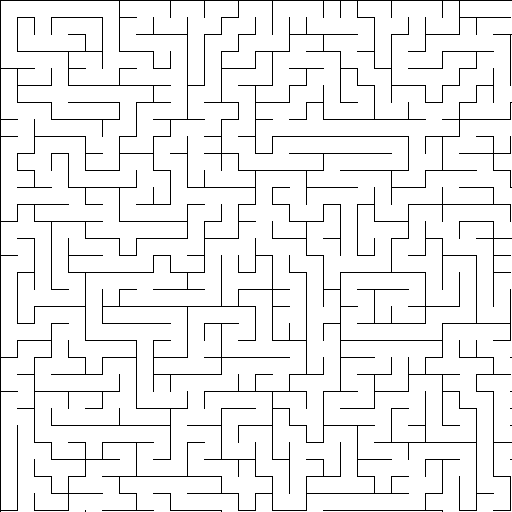
#> input picture map_pipeline/data/input/maze-maze512-16-0.png, 512 x 512 px; its folder holds only this picture in this run
$ python compare_algorithms.py
#> lines starting #> are read from the running program, lines starting #| are printed output that depends on the picture
### path_planner/src/planners/a_star.py
import heapq
from ..planner_base import GlobalPlanner

def manhattan_distance(a, b):
    """计算两点行列差绝对值之和，作为四邻接 A* 的启发式估计。"""
    return abs(a[0] - b[0]) + abs(a[1] - b[1])

class AStarPlanner(GlobalPlanner):
    def plan(self, start, goal):
        """在四邻接空闲栅格上执行 A*，回溯起点到终点的路径；不可达时返回空列表。"""
        rows, cols = self.grid.shape
        neighbors = [(1,0),(-1,0),(0,1),(0,-1)]
        open_heap = []
        heapq.heappush(open_heap, (0 + manhattan_distance(start, goal), 0, start))
        came_from = {}
        g = {start: 0}
        while open_heap:
            f, g_curr, current = heapq.heappop(open_heap)
            if current == goal:
                path = []
                node = current
                while node in came_from:
                    path.append(node)
                    node = came_from[node]
                path.append(start)
                path.reverse()
                return path
            for dx, dy in neighbors:
                nx, ny = current[0]+dx, current[1]+dy
                if 0 <= nx < rows and 0 <= ny < cols and self.grid[nx, ny] == 0:
                    tentative_g = g[current] + 1
                    if tentative_g < g.get((nx, ny), float('inf')):
                        came_from[(nx, ny)] = current
                        g[(nx, ny)] = tentative_g
                        f_val = tentative_g + manhattan_distance((nx, ny), goal)
                        heapq.heappush(open_heap, (f_val, tentative_g, (nx, ny)))
        return []

### path_planner/src/planners/rrt.py
from __future__ import annotations

"""
基于快速随机树（RRT）的全局路径规划器（栅格版本）
在栅格地图上随机采样，逐步扩展树结构，直到找到连接目标的无碰撞路径。
"""

import math
import numpy as np
from typing import Tuple
from ..planner_base import GlobalPlanner, Path
from ..grid_utils import line_of_sight

class RRTPlanner(GlobalPlanner):
    def __init__(self, grid: np.ndarray, max_iter: int = 2000, step_size: float = 5.0,
                 goal_sample_rate: float = 0.1, seed: int | None = None):
        """
        :param grid: 栅格地图，0=空闲，1=障碍
        :param max_iter: 最大迭代次数
        :param step_size: 扩展步长（栅格单位）
        :param goal_sample_rate: 直接采样目标的概率（0~1）
        """
        super().__init__(grid, seed=seed)
        self.max_iter = max_iter
        self.step_size = step_size
        self.goal_sample_rate = goal_sample_rate
        self.rows, self.cols = grid.shape

    def _sample_free(self):
        """随机采样一个自由栅格点，加入迭代上限防止全障碍物时死循环"""
        max_attempts = self.rows * self.cols * 10
        for _ in range(max_attempts):
            r = self.rng.randint(0, self.rows - 1)
            c = self.rng.randint(0, self.cols - 1)
            if self.grid[r, c] == 0:
                return (r, c)
        # 兜底：线性扫描找第一个自由格子
        for r in range(self.rows):
            for c in range(self.cols):
                if self.grid[r, c] == 0:
                    return (r, c)
        raise RuntimeError("地图中没有空闲栅格，无法采样")

    def _distance(self, p1, p2):
        """计算两个行列坐标之间的欧氏距离，单位为栅格。"""
        return math.hypot(p1[0]-p2[0], p1[1]-p2[1])

    def _nearest_node(self, tree_nodes, point):
        """返回离 point 最近的坐标及其索引"""
        idx = min(range(len(tree_nodes)),
                key=lambda i: self._distance(tree_nodes[i][0], point))
        return tree_nodes[idx][0], idx   # 返回 (坐标, 索引)

    # [69 lines left out: functions _steer, _extension, plan, _extract_path, not called in this run]

### path_planner/src/planners/rrt_star.py
from __future__ import annotations

"""
基于 RRT* 的全局路径规划器（栅格版本）
继承 RRT，在其基础上增加重选父节点和重布线，使路径渐进最优。
"""

import time
from typing import Tuple
from .rrt_adaptive import RRTAdaptivePlanner
from ..planner_base import Path
from ..grid_utils import line_of_sight


class RRTStarPlanner(RRTAdaptivePlanner):
    """RRT* = RRT + choose_parent + rewire。继承 _sample_free / _distance / _nearest_node / _steer。"""

    def __init__(self, grid, max_iter: int = 2000, step_size: float = 5.0,
                 goal_sample_rate: float = 0.1, search_radius: float = 10.0,
                 seed: int | None = None, adaptive_step: bool = False,
                 optimize_iterations: int | None = None, search_time_s: float = 0.0,
                 optimize_time_s: float = 0.0):
        """配置 RRT* 邻域半径、可选自适应步长及首解搜索和后续优化预算。"""
        super().__init__(grid, max_iter=max_iter, step_size=step_size,
                         goal_sample_rate=goal_sample_rate, seed=seed, adaptive_step=adaptive_step)
        self.search_radius = search_radius
        self.optimize_iterations = optimize_iterations
        self.search_time_s = search_time_s
        self.optimize_time_s = optimize_time_s
        self.diagnostics = {}

    def _nearby_nodes(self, tree_nodes, point):
        """返回与候选点距离不超过 search_radius 的已有树节点索引。"""
        indices = []
        for i, (coord, _, _) in enumerate(tree_nodes):
            if self._distance(coord, point) <= self.search_radius:
                indices.append(i)
        return indices

    def _choose_parent(self, tree_nodes, new_point, near_indices, nearest_idx):
        """在可无碰撞连接的邻近节点中选择累计路径代价最低的父节点。"""
        best_idx = nearest_idx
        coord, cost, _ = tree_nodes[nearest_idx]
        best_cost = cost + self._distance(coord, new_point)
        for idx in near_indices:
            coord, cost, _ = tree_nodes[idx]
            if line_of_sight(self.grid, self.rows, self.cols, coord, new_point):
                new_cost = cost + self._distance(coord, new_point)
                if new_cost < best_cost:
                    best_cost = new_cost
                    best_idx = idx
        return best_idx, best_cost

    def _rewire(self, tree_nodes, new_idx, near_indices):
        """尝试经新节点降低邻居代价，并沿父子链同步更新后代累计代价。"""
        new_coord, new_cost, _ = tree_nodes[new_idx]
        for idx in near_indices:
            coord, old_cost, _ = tree_nodes[idx]
            d = self._distance(new_coord, coord)
            if new_cost + d < old_cost:
                if line_of_sight(self.grid, self.rows, self.cols, new_coord, coord):
                    tree_nodes[idx] = (coord, new_cost + d, new_idx)
                    # 重布线后需同步后代代价，确保与当前父节点链一致。
                    children = {}
                    for child, (_, _, parent) in enumerate(tree_nodes):
                        children.setdefault(parent, []).append(child)
                    pending = [idx]
                    while pending:
                        parent = pending.pop()
                        for child in children.get(parent, []):
                            child_coord, _, _ = tree_nodes[child]
                            parent_coord, parent_cost, _ = tree_nodes[parent]
                            tree_nodes[child] = (child_coord, parent_cost + self._distance(parent_coord, child_coord), parent)
                            pending.append(child)

    def plan(self, start: Tuple[int, int], goal: Tuple[int, int]) -> Path:
        """执行 RRT* 扩展、重选父节点和重布线，按首解与优化预算决定停止时机。

        最终按当前树代价选择目标连接点并记录停止原因；未发现连接时返回空路径。"""
        if not self.grid[start[0], start[1]] == 0 or not self.grid[goal[0], goal[1]] == 0:
            return []
        if start == goal:
            return [start]

        # 树节点：(坐标, 累计代价, 父节点索引)
        tree_nodes = [(start, 0.0, -1)]
        goal_candidates = []
        if self._distance(start, goal) <= self.step_size and line_of_sight(self.grid, self.rows, self.cols, start, goal):
            goal_candidates.append(0)

        visited = {start}
        started = time.perf_counter()
        first_solution_iteration = 0 if goal_candidates else None
        first_solution_time = started if goal_candidates else None
        stop_reason = "max_iter"
        iterations = 0
        for iteration in range(self.max_iter):
            now = time.perf_counter()
            if first_solution_time is None and self.search_time_s and now-started >= self.search_time_s:
                stop_reason = "search_time"
                break
            if first_solution_time is not None:
                if self.optimize_iterations is not None and first_solution_iteration is not None and iteration-first_solution_iteration >= self.optimize_iterations:
                    stop_reason = "optimize_iterations"
                    break
                if self.optimize_time_s and now-first_solution_time >= self.optimize_time_s:
                    stop_reason = "optimize_time"
                    break
            iterations = iteration + 1
            if self.rng.random() < self.goal_sample_rate:
                sample = goal
            else:
                sample = self._sample_free()

            nearest, nearest_idx = self._nearest_node(tree_nodes, sample)
            point = self._extension(nearest, sample)
            if point is None:
                continue
            new_r, new_c = point

            if (new_r, new_c) in visited:
                continue

            if not line_of_sight(self.grid, self.rows, self.cols, nearest, (new_r, new_c)):
                continue

            near_indices = self._nearby_nodes(tree_nodes, (new_r, new_c))
            if not near_indices:
                near_indices = [nearest_idx]

            parent_idx, cost = self._choose_parent(tree_nodes, (new_r, new_c),
                                                    near_indices, nearest_idx)
            if parent_idx is None:
                continue

            visited.add((new_r, new_c))
            new_idx = len(tree_nodes)
            tree_nodes.append(((new_r, new_c), cost, parent_idx))

            self._rewire(tree_nodes, new_idx, near_indices)

            # 检查是否可以直接连到 goal,记录最优连接点
            if self._distance((new_r, new_c), goal) <= self.step_size:
                if line_of_sight(self.grid, self.rows, self.cols, (new_r, new_c), goal):
                    goal_candidates.append(new_idx)
                    if first_solution_time is None:
                        first_solution_iteration = iteration + 1
                        first_solution_time = time.perf_counter()

        self.diagnostics = dict(iterations=iterations, stop_reason=stop_reason,
            first_solution_iteration=first_solution_iteration,
            first_solution_s=None if first_solution_time is None else first_solution_time-started,
            total_s=time.perf_counter()-started, unique_nodes=len(visited))
        if not goal_candidates:
            return []
        best_parent_idx = min(goal_candidates, key=lambda idx: tree_nodes[idx][1] + self._distance(tree_nodes[idx][0], goal))
        best_cost = tree_nodes[best_parent_idx][1] + self._distance(tree_nodes[best_parent_idx][0], goal)
        tree_nodes.append((goal, best_cost, best_parent_idx))
        best_path = self._extract_path(tree_nodes)
        tree_nodes.pop()
        return best_path

    def _extract_path(self, tree_nodes):
        """RRT* 树节点含 cost 字段，需覆盖 RRT 的简单版"""
        path = []
        idx = len(tree_nodes) - 1
        while idx != -1:
            coord, _, parent = tree_nodes[idx]
            path.append(coord)
            idx = parent
        return path[::-1]

### path_planner/src/planners/rrt_adaptive.py
"""独立注册的 RRT 自适应变体，受阻时缩短扩展步长。"""
from __future__ import annotations

import numpy as np
from .rrt import RRTPlanner
from ..grid_utils import line_of_sight


class RRTAdaptivePlanner(RRTPlanner):
    def __init__(self, grid, max_iter=2000, step_size=5.0, goal_sample_rate=0.1,
                 seed=None, adaptive_step=True):
        """初始化独立的 RRT 自适应变体，保留是否启用步长缩减的选项。"""
        super().__init__(grid, max_iter=max_iter, step_size=step_size,
                         goal_sample_rate=goal_sample_rate, seed=seed)
        self.adaptive_step = adaptive_step

    def _extension(self, nearest, sample):
        """扩展受阻时逐步缩短步长，最小尝试一个栅格；关闭自适应时沿用固定步长。"""
        step = self.step_size
        if self.adaptive_step:
            r, c = nearest
            radius = max(1, int(self.step_size))
            r0, r1 = max(0, r-radius), min(self.rows, r+radius+1)
            c0, c1 = max(0, c-radius), min(self.cols, c+radius+1)
            obstacles = np.argwhere(self.grid[r0:r1, c0:c1] != 0)
            if len(obstacles):
                clearance = float(np.min(np.max(np.abs(obstacles + (r0, c0) - (r, c)), axis=1)))
                step = min(step, max(1.0, clearance * 0.5))
        distance = self._distance(nearest, sample)
        while True:
            ratio = min(1.0, step / distance) if distance else 0.0
            point = (int(round(nearest[0] + ratio*(sample[0]-nearest[0]))),
                     int(round(nearest[1] + ratio*(sample[1]-nearest[1]))))
            if line_of_sight(self.grid, self.rows, self.cols, nearest, point):
                return point
            if not self.adaptive_step or step <= 1.0:
                return None
            step = max(1.0, step * 0.5)

### path_planner/src/grid_utils.py
"""
栅格工具函数：碰撞检测等跨算法复用的纯函数。

提取自 prm.py / rrt.py / rrt_star.py 的三份重复 Bresenham 实现。
"""
from typing import Tuple
import numpy as np


def line_of_sight(grid: np.ndarray, rows: int, cols: int,
                  p1: Tuple[int, int], p2: Tuple[int, int]) -> bool:
    # A geometric edge must be safe in both traversal directions. Bresenham's
    # tie-breaking can otherwise visit different cells when endpoints reverse.
    """双向检查两点连线经过的栅格，均无障碍且未越界时返回 True。

    双向判定避免 Bresenham 栅格化在方向相反时覆盖不同格子造成碰撞漏检。"""
    return (_directional_line_of_sight(grid, rows, cols, p1, p2)
            and _directional_line_of_sight(grid, rows, cols, p2, p1))


def _directional_line_of_sight(grid: np.ndarray, rows: int, cols: int,
                               p1: Tuple[int, int], p2: Tuple[int, int]) -> bool:
    """
    Bresenham 线段栅格化，检查 p1→p2 直线是否不穿过障碍物。

    :param grid:  二值栅格，0=空闲 1=障碍
    :param rows:  栅格行数
    :param cols:  栅格列数
    :param p1:    起点 (row, col)，可以是整数或浮点（自动 round）
    :param p2:    终点 (row, col)，同上
    :return:      True = 视距畅通（全程无碰撞，未出界），False = 有碰撞或出界
    """
    r1, c1 = int(round(p1[0])), int(round(p1[1]))
    r2, c2 = int(round(p2[0])), int(round(p2[1]))
    dr = abs(r2 - r1)
    dc = abs(c2 - c1)
    sr = 1 if r1 < r2 else -1
    sc = 1 if c1 < c2 else -1
    err = dr - dc

    r, c = r1, c1
    while True:
        if not (0 <= r < rows and 0 <= c < cols):
            return False
        if grid[r, c] == 1:
            return False
        if r == r2 and c == c2:
            break
        e2 = 2 * err
        if e2 > -dc:
            err -= dc
            r += sr
        if e2 < dr:
            err += dr
            c += sc
    return True

### path_planner/src/planner_base.py
from __future__ import annotations

from abc import ABC, abstractmethod
import random
from typing import List, Tuple
import numpy as np

Path = List[Tuple[int, int]]

class GlobalPlanner(ABC):
    def __init__(self, grid: np.ndarray, seed: int | None = None):
        """保存栅格数组与随机种子，建立独立随机数生成器，供具体规划算法使用。"""
        self.grid = np.asarray(grid)
        self.seed = seed
        self.rng = random.Random(seed)

    # [4 lines left out: function plan, not called in this run]

### tools/compare_algorithms.py
"""Fair A* vs RRT* comparison — interpolate RRT* waypoints to grid cells."""
import sys, os, time
sys.path.insert(0, os.path.dirname(os.path.abspath(__file__)))

import cv2, numpy as np
from collections import deque
from path_planner.src.planners.a_star import AStarPlanner
from path_planner.src.planners.rrt_star import RRTStarPlanner

MAPS_DIR = os.path.join(os.path.dirname(__file__), "map_pipeline", "data", "input")
START = (3, 3)
GOAL  = (76, 76)


def load_grid(png_path):
    img = cv2.imdecode(np.fromfile(png_path, dtype=np.uint8), cv2.IMREAD_GRAYSCALE)
#> img is the input picture: shape (512, 512); 93.8% white; black in thin lines or dots
    if img is None: return None
    if img.shape != (80, 80):
        img = cv2.resize(img, (80, 80), interpolation=cv2.INTER_NEAREST)
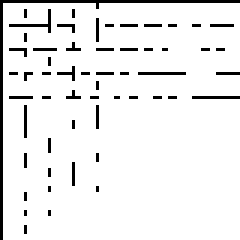
#> img: shape (80, 80) (shown 3 times larger); 92.9% white; black in thin lines or dots
    return (img < 128).astype(np.uint8)
#> returned value: shape (80, 80); values 0 (black) and 1 (white), 7.1% white in thin lines or dots


def ensure_free(grid, pt):
    r, c = pt
    if grid[r, c] == 0: return pt
    q = deque([(r, c)])
    visited = {(r, c)}
    while q:
        cr, cc = q.popleft()
        for dr, dc in [(1,0),(-1,0),(0,1),(0,-1)]:
            nr, nc = cr+dr, cc+dc
            if 0 <= nr < 80 and 0 <= nc < 80 and (nr,nc) not in visited:
                if grid[nr,nc] == 0: return (nr,nc)
                visited.add((nr,nc)); q.append((nr,nc))
    return pt


def bresenham_cells(p1, p2):
    """Bresenham 走一遍，返回途经的所有栅格坐标列表（含起终点）。"""
    r1, c1 = int(round(p1[0])), int(round(p1[1]))
    r2, c2 = int(round(p2[0])), int(round(p2[1]))
    cells = [(r1, c1)]
    dr = abs(r2 - r1); dc = abs(c2 - c1)
    sr = 1 if r1 < r2 else -1; sc = 1 if c1 < c2 else -1
    err = dr - dc; r, c = r1, c1
    while r != r2 or c != c2:
        e2 = 2 * err
        if e2 > -dc: err -= dc; r += sr
        if e2 < dr:  err += dr; c += sc
        cells.append((r, c))
    return cells


def interpolate_path(waypoints):
    """把 RRT* 跳跃节点路径展开为逐格路径。"""
    if len(waypoints) < 2:
        return waypoints
    cells = [waypoints[0]]
    for i in range(1, len(waypoints)):
        seg = bresenham_cells(waypoints[i-1], waypoints[i])
        cells.extend(seg[1:])  # 跳过重复的起点
    return cells


print("=" * 78)
print(f"{'Map':<16} {'Algo':<7} {'Waypts':>7} {'GridCells':>10} {'Time':>8}  {'Straight':>9}")
print("-" * 78)

for fname in sorted(os.listdir(MAPS_DIR)):
    if not fname.endswith('.png'): continue
    grid = load_grid(os.path.join(MAPS_DIR, fname))
    if grid is None: continue

    s = ensure_free(grid, START)
#> s = (3, 3)
    g = ensure_free(grid, GOAL)
#> g = (76, 76)
    straight = np.sqrt((g[0]-s[0])**2 + (g[1]-s[1])**2)
#> straight = 103.2

    # A*
    t0 = time.perf_counter()
    p_a = AStarPlanner(grid).plan(s, g)
#> in plan, `g = {start: 0}`: g = {(3, 3): 0}
#> the loop in plan, `while open_heap:` made 5291 passes
#> (f, g_curr, current) on passes 1 to 3: (146, 0, (3, 3)), (146, 1, (3, 4)), (146, 1, (4, 3))
#> after the loop in plan, `while open_heap:`: came_from = 5584 items; g = 5585 items
#> p_a = 149 pairs, first value 2 to 76, second value 3 to 76
    t_a = time.perf_counter() - t0
    a_cells = len(p_a) - 1 if p_a else 0
#> a_cells = 148

    # RRT*
    t0 = time.perf_counter()
    p_r = RRTStarPlanner(grid, max_iter=3000, step_size=5,
                          goal_sample_rate=0.15, search_radius=15.0).plan(s, g)
#> in plan, `tree_nodes = [(start, 0.0, -1)]`: tree_nodes = [((3, 3), 0, -1)]
#> in plan, `visited = {start}`: visited = 1 item
#> the loop in plan, `for iteration in range(self.max_iter):` made 3000 passes
#> (idx in _nearest_node, nearest_idx, distance in _extension) on passes 2, 3, 4, 5, 6, 7, 8, 9, 10, 11, 13, 14: (1, 1, 98.29), (1, 1, 98.29), (1, 1, 67.42), (1, 1, 98.29), (1, 1, 60.61), (1, 1, 84.2), (1, 1, 60.3), (1, 1, 44.38), (1, 1, 57.38), (1, 1, 47.17), (2, 2, 70.6), (2, 2, 73.78)
#> (idx in _nearest_node, nearest_idx, distance in _extension) on passes 1, 12: (0, 0, 49.52), (1, 1, 53.6)
#> the loop in _extract_path, `while idx != -1:` made 14 passes
    t_r = time.perf_counter() - t0
    r_waypts = len(p_r) - 1 if p_r else 0
    # 展开为逐格路径
    r_interp = interpolate_path(p_r) if p_r else []
#> the loop in interpolate_path, `for i in range(1, len(waypoints)):` made 13 passes
    r_cells = len(r_interp) - 1 if r_interp else 0

    name = fname.replace('.png', '')
    print(f"{name:<16} {'A*':<7} {'--':>7} {a_cells:>10}  {t_a:>7.4f}s  {straight:>7.1f}")
#| maze-maze512-16-0 A*           --        148   0.2157s    103.2
    print(f"{'':16} {'RRT*':<7} {r_waypts:>7} {r_cells:>10}  {t_r:>7.4f}s")
#|                  RRT*         13         80  14.3041s

print("-" * 78)
print("Waypts   = number of tree nodes in RRT* path (before interpolation)")
print("GridCells = actual grid steps after Bresenham interpolation")
print("Straight  = Euclidean distance start→goal (lower bound)")
